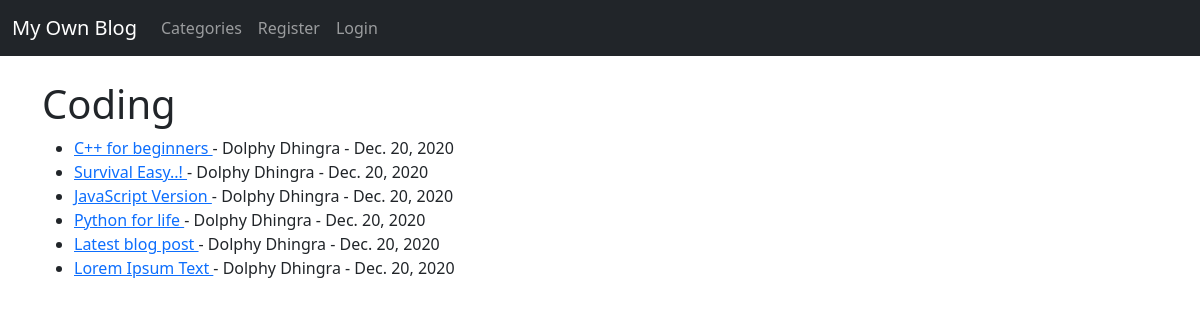
/category/coding/, run on the app's committed database.
### blog/models.py (models this page shows, shortened)
class Post(models.Model):
    title=models.CharField(max_length=255)
    header_image=models.ImageField(null=True, blank=True, upload_to="images/")
    title_tag=models.CharField(max_length=255)
    author=models.ForeignKey(User,on_delete=models.CASCADE)
    body=RichTextField(blank=True, null=True)
    post_date=models.DateField(auto_now_add=True)
    category=models.CharField(max_length=255,default='coding')
    snippet=models.CharField(max_length=255)
    likes=models.ManyToManyField(User, related_name='blog_posts')

### blog/views.py (the view)
# urls.py: path('category/<str:cats>/',CategoryView,name='category'),
def CategoryView(request,cats):
    category_posts=Post.objects.filter(category=cats.replace('-',' '))
    return render(request,'categories.html',{'cats':cats.title().replace('-',' '),'category_posts':category_posts})

### blog/templates/categories.html (shortened to what this page needs)
{% extends 'base.html' %}
{% block content %}
{% if category_posts %}
   <h1>{{ cats }}</h1>
   <ul>
     {% for post in category_posts %}
        <li><a href="{% url 'article_detail' post.pk %}"> {{ post.title }} </a>
            - {{ post.author.first_name }}
            {{ post.author.last_name }}
            - {{ post.post_date }}
         <br>
      </li>
     {% endfor %}
   </ul>
{% else %}
  <h2>Sorry..!! Page doesn't exist</h2>
{% endif %}
{% endblock %}

### data on the page
Post: title "C++ for beginners", author.first_name "Dolphy", author.last_name "Dhingra", post_date "Dec. 20, 2020"
Post: title "Survival Easy..!", author.first_name "Dolphy", author.last_name "Dhingra", post_date "Dec. 20, 2020"
Post: title "JavaScript Version", author.first_name "Dolphy", author.last_name "Dhingra", post_date "Dec. 20, 2020"
Post: title "Python for life", author.first_name "Dolphy", author.last_name "Dhingra", post_date "Dec. 20, 2020"
Post: title "Latest blog post", author.first_name "Dolphy", author.last_name "Dhingra", post_date "Dec. 20, 2020"
Post: title "Lorem Ipsum Text", author.first_name "Dolphy", author.last_name "Dhingra", post_date "Dec. 20, 2020"

### other printed values
{{ cats }} "Coding"
